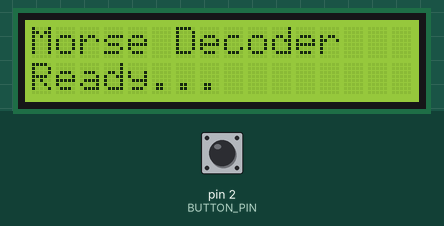
Recording of a sketch running on a simulated Arduino Uno, built with avr-gcc and run on an emulated ATmega328P. On the bench: 16×2 character LCD. The test bench sets the inputs (shaded band); at power-on: pin 2 (BUTTON_PIN) HIGH. What the sketch prints to the serial monitor is not drawn.

Above: at 0.1 s.
3.3 s: pin 2 (BUTTON_PIN) pulled LOW for 0.15 s
At 4.8 s:
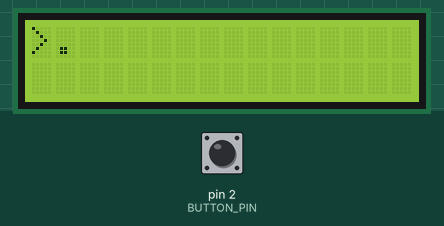
6.4 s: pin 2 (BUTTON_PIN) pulled LOW for 1 s
At 8.4 s:
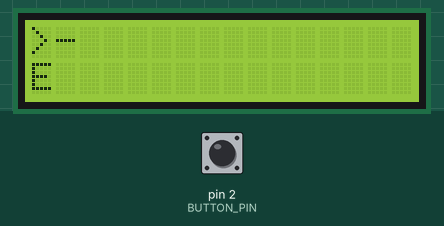
10.4 s: pin 2 (BUTTON_PIN) pulled LOW for 0.15 s
At 11.4 s:
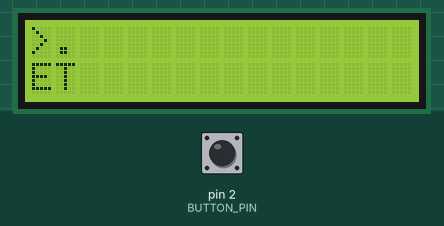
13.5 s: pin 2 (BUTTON_PIN) pulled LOW for 0.15 s
At 16.4 s:
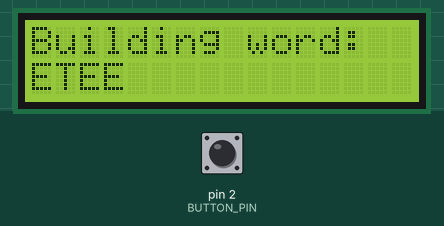
16.6 s: pin 2 (BUTTON_PIN) pulled LOW for 1 s
At 18.6 s:
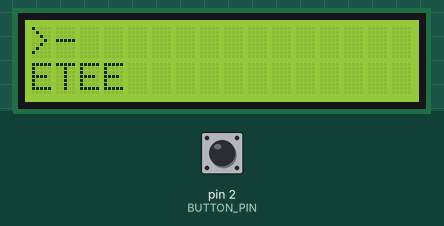
20.6 s: pin 2 (BUTTON_PIN) pulled LOW for 0.15 s
At 23.3 s:
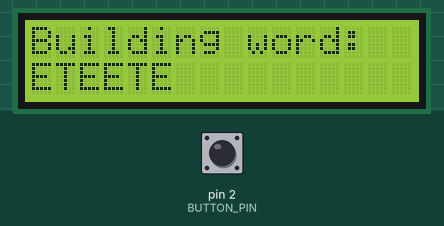
Timing chart, 0 to 24.7 s (numbered marks = the images above; inputs shaded):
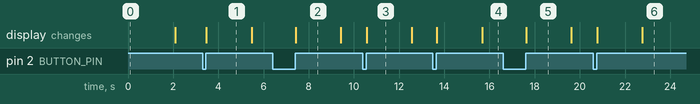

The sketch:

morse_code_decoder.ino
```cpp
#include <Wire.h>
#include <LiquidCrystal_I2C.h>

// ── LCD Setup ──
LiquidCrystal_I2C lcd(0x27, 16, 2);  // Change 0x27 to 0x3F if screen stays blank

// ── Pin ──
const int BUTTON_PIN = 2;

// ── Timing thresholds (milliseconds) ──
const unsigned long DOT_MAX     = 1000;  // under 1 second = dot
const unsigned long DASH_MAX    = 3000;  // 1–3 seconds = dash
// over 3 seconds = space

const unsigned long LETTER_GAP  = 2000;  // 2 seconds silence = decode letter

// ── Morse state ──
String morseInput    = "";   // current dots/dashes being built
String currentWord   = "";   // word being built from decoded letters
bool   buttonWasDown = false;
unsigned long pressStart   = 0;
unsigned long lastReleaseTime = 0;

// ── Morse code table ──
struct MorseCode {
  const char* code;
  char letter;
};

MorseCode morseTable[] = {
  {".-",   'A'}, {"-...", 'B'}, {"-.-.", 'C'}, {"-..",  'D'},
  {".",    'E'}, {"..-.", 'F'}, {"--.",  'G'}, {"....", 'H'},
  {"..",   'I'}, {".---", 'J'}, {"-.-",  'K'}, {".-..", 'L'},
  {"--",   'M'}, {"-.",   'N'}, {"---",  'O'}, {".--.", 'P'},
  {"--.-", 'Q'}, {".-.",  'R'}, {"...",  'S'}, {"-",    'T'},
  {"..-",  'U'}, {"...-", 'V'}, {".--",  'W'}, {"-..-", 'X'},
  {"-.--", 'Y'}, {"--..", 'Z'},
  {"-----",'0'}, {".----",'1'}, {"..---",'2'}, {"...--",'3'},
  {"....-",'4'}, {".....", '5'},{"-....","6"},  {"--...","7"},
  {"---..","8"}, {"----.", '9'}
};

const int MORSE_TABLE_SIZE = sizeof(morseTable) / sizeof(morseTable[0]);

// ── Decode a morse string to a character ──
char decodeMorse(String code) {
  for (int i = 0; i < MORSE_TABLE_SIZE; i++) {
    if (code == morseTable[i].code) {
      return morseTable[i].letter;
    }
  }
  return '?';  // unrecognized pattern
}

// ── Display a word on the LCD ──
void displayWord(String word) {
  lcd.clear();
  lcd.setCursor(0, 0);
  lcd.print("Word:");
  lcd.setCursor(0, 1);
  lcd.print(word);
}

// ── Show live morse input on top row while typing ──
void showLiveMorse() {
  lcd.setCursor(0, 0);
  lcd.print("                ");  // clear top row
  lcd.setCursor(0, 0);
  String display = ">" + morseInput;
  if (display.length() > 16) display = display.substring(display.length() - 16);
  lcd.print(display);
}

void setup() {
  pinMode(BUTTON_PIN, INPUT_PULLUP);
  lcd.init();
  lcd.backlight();
  lcd.clear();
  lcd.setCursor(0, 0);
  lcd.print("Morse Decoder");
  lcd.setCursor(0, 1);
  lcd.print("Ready...");
  delay(2000);
  lcd.clear();
  Serial.begin(9600);
}

void loop() {
  bool buttonDown = (digitalRead(BUTTON_PIN) == LOW);
  unsigned long now = millis();

  // ── Button just pressed ──
  if (buttonDown && !buttonWasDown) {
    pressStart = now;
    buttonWasDown = true;
  }

  // ── Button just released ──
  if (!buttonDown && buttonWasDown) {
    unsigned long pressDuration = now - pressStart;
    buttonWasDown = false;
    lastReleaseTime = now;

    if (pressDuration < DOT_MAX) {
      morseInput += ".";
      Serial.print("DOT | morse so far: ");
      Serial.println(morseInput);
    } else if (pressDuration < DASH_MAX) {
      morseInput += "-";
      Serial.print("DASH | morse so far: ");
      Serial.println(morseInput);
    } else if (pressDuration >= 8000) {
      // held over 8 seconds = full reset
      morseInput   = "";
      currentWord  = "";
      lastReleaseTime = 0;
      lcd.clear();
      lcd.setCursor(0, 0);
      lcd.print("Reset!");
      lcd.setCursor(0, 1);
      lcd.print("Ready...");
      Serial.println("RESET triggered");
      delay(1500);
      lcd.clear();

      } else {
      // held over 3 seconds = space between words
      if (morseInput.length() > 0) {
        char letter = decodeMorse(morseInput);
        currentWord += letter;
        morseInput = "";
        Serial.print("SPACE triggered | word so far: ");
        Serial.println(currentWord);
      }
      currentWord += " ";
      displayWord(currentWord);
      currentWord = "";
    }

    showLiveMorse();
  }

  // ── Silence for 2 seconds = end of letter ──
  if (!buttonDown && !buttonWasDown &&
      morseInput.length() > 0 &&
      lastReleaseTime > 0 &&
      (now - lastReleaseTime) >= LETTER_GAP) {

    char letter = decodeMorse(morseInput);
    currentWord += letter;
    morseInput = "";
    lastReleaseTime = 0;

    Serial.print("LETTER decoded: ");
    Serial.println(letter);
    Serial.print("Word so far: ");
    Serial.println(currentWord);

    lcd.clear();
    lcd.setCursor(0, 0);
    lcd.print("Building word:");
    lcd.setCursor(0, 1);
    lcd.print(currentWord);
  }
}
```

Measured:
- after the input at 3.3 s, the display: changes after 0.17 s (image 1)
- after the input at 6.4 s, the display: changes after 1.0 s (image 2)
- after the input at 10.4 s, the display: changes after 0.17 s (image 3)
- after the input at 13.5 s, the display: first changes after 0.17 s (image 4 shows a later state)
- after the input at 16.6 s, the display: changes after 1.0 s (image 5)
- after the input at 20.6 s, the display: first changes after 0.17 s (image 6 shows a later state)
- what the display in image 1 shows lasts 2.0 s, from 3.5 s to 5.5 s
